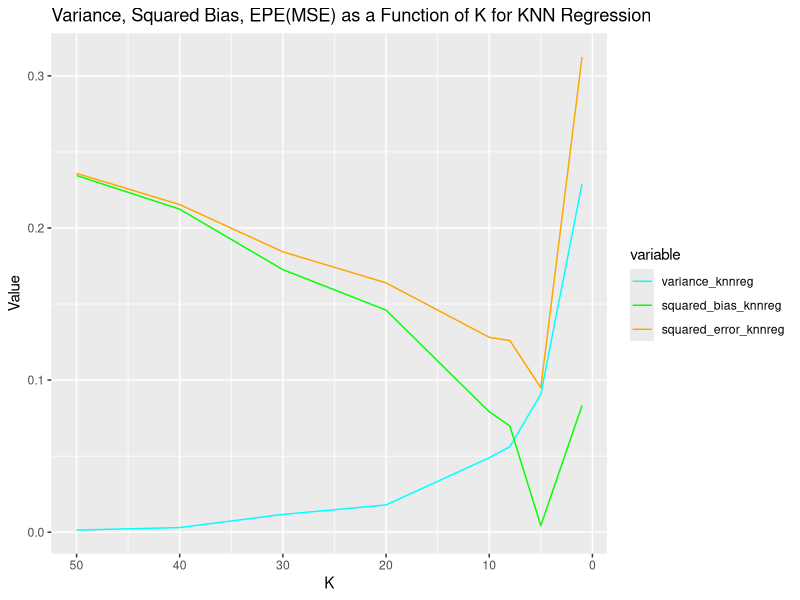
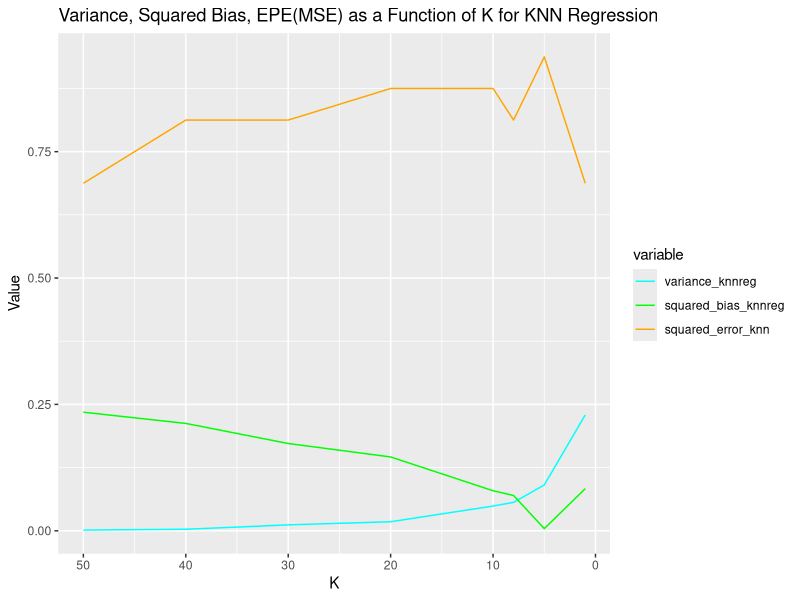

The R script that drew these images, in order: (Note: this script raises an error after producing the figures.)
## ---- chunk 1
knitr::opts_chunk$set(echo = TRUE)
## ---- chunk 2
library(ggplot2)
library(reshape)
library(caret)
library(leaps)
set.seed(123)

n <- 80 # Number of rows
p <- 20 # Number of predictors

# Create a data frame with random values uniformly distributed from 0 to 1
df <- data.frame(matrix(runif(n * p), nrow = n))

# Rename the column names to X1, X2, ..., X20
colnames(df) <- paste0("X", 1:p)
## ---- chunk 3
knn_df<-df
pbest_df<-df

knn_df$Y<-ifelse(knn_df$X1 > 0.5, 1, 0)

pbest_df$Y<-ifelse(rowSums(pbest_df[,1:10])>5,1,0)

rm(df)
## ---- chunk 4
trainIndex <- createDataPartition(knn_df$Y, p = 0.8, list = FALSE)
X_train_knn <- knn_df[trainIndex, -21]
X_test_knn <- knn_df[-trainIndex, -21]
Y_train_knn <- knn_df[trainIndex,21]
Y_test_knn <- knn_df[-trainIndex,21]
## ---- chunk 5
knn_regression <- function(k, X_train_knn, X_test_knn, Y_train_knn) {
  fit <- knnreg(X_train_knn, Y_train_knn, k = k)
  Y_pred<-predict(fit,X_test_knn)
  return(Y_pred)
}

calc_var_bias_regerror <- function(Y_pred, Y_test_knn) {
  var <- var(Y_pred)
  bias <- mean((Y_pred-Y_test_knn)^2)-var
  error <- mean((Y_pred-Y_test_knn)^2)
  return(list(var = var, bias = bias, error = error))
}
k_range <- c(seq(50, 10, by = -10), 8, 5, 1)
variance_knnreg <- rep(0, length(k_range))
squared_bias_knnreg <- rep(0, length(k_range))
squared_error_knnreg <- rep(0, length(k_range))

for (i in 1:length(k_range)) {
  Y_pred <- knn_regression(k = k_range[i], X_train_knn = X_train_knn, X_test_knn = X_test_knn, Y_train_knn = Y_train_knn)
  metrics <- calc_var_bias_regerror(Y_pred = Y_pred, Y_test_knn = Y_test_knn)
  variance_knnreg[i] <- mean(metrics$var)
  squared_bias_knnreg[i] <- mean(metrics$bias)
  squared_error_knnreg[i] <- mean(metrics$error)
}

df_knnregmetrics <- data.frame(k = k_range, variance_knnreg = variance_knnreg, squared_bias_knnreg = squared_bias_knnreg, squared_error_knnreg=squared_error_knnreg)
df_longknnreg<- melt(df_knnregmetrics, id.vars = "k", variable.name = "metric", value.name = "value")

ggplot(df_longknnreg, aes(x = k, y = value, color = variable)) +
  geom_line()+
  labs(title = "Variance, Squared Bias, EPE(MSE) as a Function of K for KNN Regression",
       x = "K",
       y = "Value")+
  scale_color_manual(values=c('cyan','green','orange'))+
  scale_x_reverse()

## ---- chunk 6
knn_regression_class <- function(k, X_train_knn, X_test_knn, Y_train_knn) {
  fit <- knnreg(X_train_knn,Y_train_knn, k = k)
  Y_pred<-ifelse(predict(fit,X_test_knn)>0.5,0,1)
  return(Y_pred)
}

calc_classerror <- function(Y_pred, Y_test_knn) {
  error <- mean((Y_pred!=Y_test_knn))
  return(error = error)
}

squared_error_knn <- rep(0, length(k_range))

for (i in 1:length(k_range)) {
  Y_pred <- knn_regression_class(k = k_range[i], X_train_knn = X_train_knn, X_test_knn = X_test_knn, Y_train_knn = Y_train_knn)
  metrics <- calc_classerror(Y_pred = Y_pred, Y_test_knn = Y_test_knn)
  squared_error_knn[i] <- mean(metrics)
}

df_knn <- data.frame(k = k_range, variance_knnreg = variance_knnreg, squared_bias_knnreg = squared_bias_knnreg, squared_error_knn=squared_error_knn)
df_longknn <- melt(df_knn, id.vars = "k", variable.name = "metric", value.name = "value")

ggplot(df_longknn, aes(x = k, y = value, color = variable)) +
  geom_line()+
  labs(title = "Variance, Squared Bias, EPE(MSE) as a Function of K for KNN Regression",
       x = "K",
       y = "Value")+
  scale_color_manual(values=c('cyan','green','orange'))+
  scale_x_reverse()

## ---- chunk 7
## case 2
trainIndex <- createDataPartition(knn_df$Y, p = 0.8, list = FALSE)
X_train <- pbest_df[trainIndex,]
X_test <- pbest_df[-trainIndex,]

predict.regsubsets = function(object,newdata,id,...){
      form = as.formula(object$call[[2]]) # Extract the formula used when we called regsubsets()
      mat = model.matrix(form,newdata)    # Build the model matrix
      coefi = coef(object,id=id)          # Extract the coefficiants of the ith model
      xvars = names(coefi)                # Pull out the names of the predictors used in the ith model
      mat[,xvars]%*%coefi               # Make predictions using matrix multiplication
}

calc_var_bias_reg <- function(Y_pred, Y_test_knn) {
  var <- var(Y_pred)
  bias <- (mean(Y_pred)-Y_test_knn)^2
  error <- mean((Y_pred-Y_test_knn)^2)
  return(list(var = var, bias = bias, error = error))
}

variance_reg <- rep(0, length(1:20))
squared_bias_reg <- rep(0, length(1:20))
squared_error_reg <- rep(0, length(1:20))

regfit_full = regsubsets(Y~., data=X_train,nvmax=20)
for(i in 1:20){
        
        # Predict the values of the current fold from the "best subset" model on i predictors
        Y_pred <- predict(regfit_full, X_test, id=i)
        metrics <- calc_var_bias_reg(Y_pred = Y_pred, Y_test_knn = X_test$Y)
        variance_reg[i] <- mean(metrics$var)
        squared_bias_reg[i] <- mean(metrics$bias)
        squared_error_reg[i] <- mean(metrics$error)
        
}

df_reg <- data.frame(p = 1:20, variance_reg = variance_reg, squared_bias_reg = squared_bias_reg, squared_error_reg=squared_error_reg)
df_longreg <- melt(df_reg, id.vars = "p", variable.name = "metric", value.name = "value")

ggplot(df_longreg, aes(x = p, y = value, color = variable)) +
  geom_line()+
  labs(title = "Variance, Squared Bias, EPE(MSE) as a Function of P for linear Regression",
       x = "K",
       y = "Value")+
  scale_color_manual(values=c('cyan','green','orange'))


## ---- chunk 8
## case 2

squared_error_class <- rep(0, length(1:20))

regfit_full = regsubsets(Y~., data=X_train,nvmax=20)

for(i in 1:20){
        
        # Predict the values of the current fold from the "best subset" model on i predictors
        Y_pred <- ifelse(predict(regfit_full, X_test, id=i)>0.5,1,0)
        metrics <- calc_classerror(Y_pred = Y_pred, Y_test_knn = X_test$Y)
        squared_error_class[i] <- mean(metrics)
        
}

df_reg <- data.frame(p = 1:20, variance_reg = variance_reg, squared_bias_reg = squared_bias_reg, squared_error_class=squared_error_class)
df_longreg <- melt(df_reg, id.vars = "p", variable.name = "metric", value.name = "value")

ggplot(df_longreg, aes(x = p, y = value, color = variable)) +
  geom_line()+
  labs(title = "Variance, Squared Bias, EPE(0-1) as a Function of P for linear Regression",
       x = "K",
       y = "Value")+
  scale_color_manual(values=c('cyan','green','orange'))
